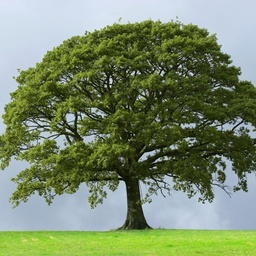
#> input picture notebooks/tree.jpg, 256 x 256 px, shrunk from 600 x 600 before the run
$ jupyter execute rsdv.ipynb
#> lines starting #> are read from the running program, lines starting #| are printed output that depends on the picture
### notebooks/randomizedSVD.py
"""
Implementation of the randomized singular value decomposition.
"""
from numpy.random import randn
from numpy.linalg import qr, svd


def rsvd(A, k, p = 3):
    m, n = A.shape

    # Random matrix from a standard Gaussian distribution
    Omega = randn(n, min(k + p, m))

    # Obtain the n x (k + p) matrix Y = (A)(Omega)
    Y = A @ Omega

    # Get the orthonormal basis Q of Y
    Q, _ = qr(Y, mode='reduced')

    # Get the projection B of A onto span(Q)
    B = Q.T @ A

    # Compute the SVD of B
    U_B, S, Vt = svd(B, full_matrices=False)

    # Project U_B back to the original space
    U = Q @ U_B

    # Return the k first vectors of the SVD
    return U[:, :k], S[:k], Vt[:k, :]

### notebooks/rsdv.ipynb
[cell 1]
import numpy as np
import matplotlib.pyplot as plt
from PIL import Image
from time import time
from randomizedSVD import rsvd

[cell 2]
def rank_k_rsvd_approximation(A, k, p = 5):
    U_k, S_k, Vt_k = rsvd(A, k, p)
    Sigma_k = np.diag(S_k)
    return U_k @ Sigma_k @ Vt_k   # U_k @ (S_k * Vt_k)


def rank_k_svd_approximation(A, k):
    U, S, Vt = np.linalg.svd(A, full_matrices=False)
    return U[:, :k] @ np.diag(S[:k]) @ Vt[:k, :]


def mse(original, approximation):
    return np.mean((original - approximation) ** 2)


def l2_error(A, B):
    _, S, _ = np.linalg.svd(A - B)
    return np.max(S)


def plot_greyscale_matrix(A):
    plt.figure(figsize=(5, 5))
    plt.imshow(A, cmap="gray")
    plt.axis('off')
    plt.show()


def plot_greyscale_comparison(A, B, C, k, t1=None, t2=None):
    fig, (ax1, ax2, ax3) = plt.subplots(1, 3, figsize=(10, 5))

    ax1.imshow(A, cmap="gray")
    ax2.imshow(B, cmap="gray")
    ax3.imshow(C, cmap="gray")

    ax1.set_title(f"Original image\nSize = {A.shape}")
    ax2.set_title(f"Rank {k} RSVD approximation\n t = {t1:.2f}s")
    ax3.set_title(f"Rank {k} SVD approximation\n t = {t2:.2f}s")

    ax1.axis("off")
    ax2.axis("off")
    ax3.axis("off")

    plt.tight_layout()
    plt.show()

$$
\mathbb{E}\|A - QQ^TA\| \le
\left[
1 + \frac{4\sqrt{k+p}}{p-1}\sqrt{\min\{m,n\}}
\right]\sigma_{k+1}
$$

[cell 3]
# Read in image and convert to greyscale matrix
img = Image.open("tree.jpg")
#> img is the input picture: PIL image 256x256 RGB; mean R, G, B 121.3, 137.4, 106.1
img_grey = img.convert("L")
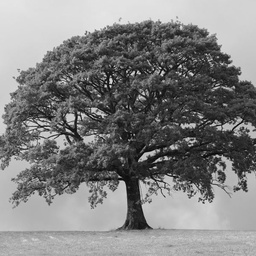
#> img_grey: PIL image 256x256 L; min 3, max 236, mean 129
A = np.array(img_grey)
A.shape
#> Out = (256, 256)

[cell 4]
def svd_error_comparison(A, min_k, max_k):
    error_true = np.zeros(max_k - min_k)
    error_expected = np.zeros(max_k - min_k)

    U, S, Vt = np.linalg.svd(A, full_matrices=False)

    for i, k in enumerate(range(min_k, max_k)):
        # Compute the k-rank approximation
        Ak = U[:, :k] @ np.diag(S[:k]) @ Vt[:k, :]

        # Find the true error (spectral norm)
        ek_true = np.linalg.norm(A - Ak, 2)

        # Find the expected error
        ek_expected = S[k + 1]

        # Results
        error_true[i] = ek_true
        error_expected[i] = ek_expected

    return error_true, error_expected


def rsvd_error_comparison(A, min_k, max_k, p = 5):
#> called with min_k = 50, max_k = 100, p = 50
    n = max_k - min_k
    error_true = np.zeros(n)
    error_expected_1 = np.zeros(n)
    error_expected_2 = np.zeros(n)

    m, n = A.shape
#> m = 256; n = 256
    _, S, _ = np.linalg.svd(A)
#> S = 256 values, max 35453.6 at index 0, min 0.158 at index 255, mean 484.8

    alpha = 4 * np.sqrt(np.min((m, n))) / (p - 1)
#> alpha = 1.31
    beta = 9 * np.sqrt(np.min((m, n)))
#> beta = 144

    for i, k in enumerate(range(min_k, max_k)):
        # Compute the k-rank approximation
        Uk, Sk, Vtk = rsvd(A, k, p)
        Ak = Uk @ np.diag(Sk) @ Vtk

        # Find the true error (spectral norm)
        error_true[i] = np.linalg.norm(A - Ak, 2)

        # Find the expected error
        error_expected_1[i] = (1 + alpha * np.sqrt(k + p)) * S[k + 1]
        error_expected_2[i] = (1 + beta * np.sqrt(k + p)) * S[k + 1]
#> this loop made 50 passes
#> pass 1, in rsvd, `Y = A @ Omega`:
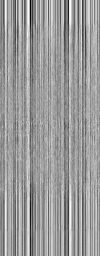
#> Y: shape (256, 100) float64; min -10933.1, max 6835.8, mean -157.5; drawn with min black and max white
#> pass 1, in rsvd, `Q, _ = qr(Y, mode='reduced')`:
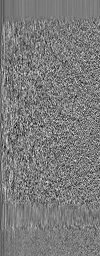
#> Q: shape (256, 100) float64; min -0.286, max 0.301, mean -0.000548; drawn with min black and max white
#> pass 1, in rsvd, `B = Q.T @ A`:
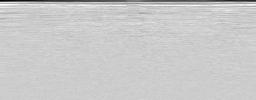
#> B: shape (100, 256) float64; min -2454.2, max 605.3, mean -32.1; drawn with min black and max white
#> pass 1, in rsvd, `U_B, S, Vt = svd(B, full_matrices=False)`:
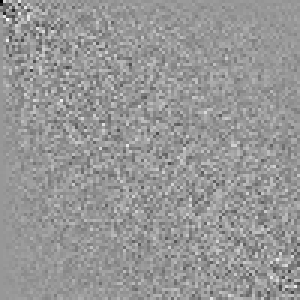
#> U_B: shape (100, 100) float64 (shown 3 times larger); min -0.773, max 0.53, mean -0.000714; drawn with min black and max white
#> after the loop, error_expected_1 = 50 values, max 7183.4 at index 0, min 4165.1 at index 49, mean 5544.9; error_expected_2 = 50 values, max 736157.3 at index 0, min 432344.7 at index 49, mean 571907.5; error_true = 50 values, max 649 at index 1, min 305.8 at index 49, mean 471.6

    return error_true, error_expected_1, error_expected_2

[cell 5]
min_k = 50
max_k = 100
p = 50
e_true_rsvd, e1_expected_rsvd, e2_expected_rsvd = rsvd_error_comparison(A, min_k, max_k, p)
#> e_true_rsvd has the same summary as error_true in rsvd_error_comparison; e1_expected_rsvd has the same summary as error_expected_1 in rsvd_error_comparison; e2_expected_rsvd has the same summary as error_expected_2 in rsvd_error_comparison
e_true_svd, e_expected_svd = svd_error_comparison(A, min_k, max_k)
#> in svd_error_comparison, `U, S, Vt = np.linalg.svd(A, full_matrices=False)`:
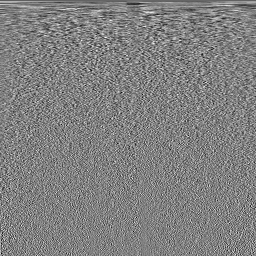
#> Vt: shape (256, 256) float64; min -0.279, max 0.273, mean -0.000295; drawn with min black and max white
#> the loop in svd_error_comparison, `for i, k in enumerate(range(min_k, max_k)):` made 50 passes
#> (ek_true, ek_expected) on passes 1 to 12: (515, 510.9), (510.9, 503.3), (503.3, 497.7), (497.7, 485.4), (485.4, 476.6), (476.6, 465.8), (465.8, 465), (465, 455.1), (455.1, 445.7), (445.7, 438.6), (438.6, 436.1), (436.1, 429.6)
#> pass 1, in svd_error_comparison, `Ak = U[:, :k] @ np.diag(S[:k]) @ Vt[:k, :]`:
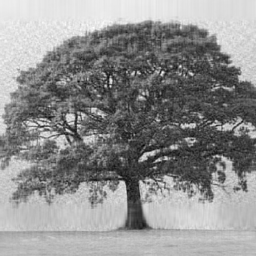
#> Ak: shape (256, 256) float64; min -21.78, max 247.3, mean 129; drawn with min black and max white
#> after the loop in svd_error_comparison, `for i, k in enumerate(range(min_k, max_k)):`: error_expected = 50 values, max 510.9 at index 0, min 245.8 at index 49, mean 360.8; error_true = 50 values, max 515 at index 0, min 249.5 at index 49, mean 366.2
#> e_true_svd has the same summary as error_true in svd_error_comparison; e_expected_svd has the same summary as error_expected in svd_error_comparison

[cell 6]
k_range = range(50, 100)
fig, (ax, ax2) = plt.subplots(1, 2, figsize=(9, 4))
ax.plot(k_range, e_true_svd, label="True error", c='#03071E')
ax.plot(k_range, e_expected_svd, label="Expected error", c='#9D0208', ls='--')
ax.set_title("Error comparison on SVD")
ax.set_ylabel(r"$\ell_2$ operator norm")
ax.set_xlabel(r"$k$ components")

ax2.plot(k_range, np.log(e_true_rsvd), label="True error", c='#03071E')
ax2.plot(k_range, np.log(e1_expected_rsvd), label="Expected error, v1", c='#9D0208', ls='--')
ax2.plot(k_range, np.log(e2_expected_rsvd), label="Expected error, v2", c='#E85D04', ls='-.')
ax2.set_title(f"Error comparison on rSVD, $p$ = {p}")
ax2.set_ylabel(r"$\log(\ell_2)$ operator norm")
ax2.set_xlabel(r"$k$ components")

ax.grid(True)
ax2.grid(True)
ax.legend(loc='upper right')
ax2.legend(loc='upper right')
plt.show()
#> figure, not shown here; panel 1: curve peaks at x = 50, y = 515; panel 1: curve peaks at x = 50, y = 510.9; panel 2: curve peaks at x = 51, y = 6.48; panel 2: curve peaks at x = 50, y = 8.88

$$
\mathbb{E}\|A - QQ^TA\| \le
\left[
1 + \frac{4\sqrt{k+p}}{p-1}\sqrt{\min\{m,n\}}
\right]\sigma_{k+1}
$$

[cell 7]
def gamma(m, n, k, p):
    return 1 + 4 * np.sqrt(k + p) / (p - 1) * np.sqrt(min(m, n))

k_space = [25, 50, 75, 100]
p_space = range(5, 100)
m, n = A.shape
#> m = 256; n = 256

gammas = [[gamma(m, n, k, p) for p in p_space] for k in k_space]

[cell 8]
fig, ax = plt.subplots(1, 1, figsize=(6, 4))

for i, k in enumerate(k_space):
    ax.plot(p_space, gammas[i], label=f"$\\gamma(k={k})$")

ax.set_title("Factor $\\gamma$ versus oversampling $p$")
ax.set_xlabel("Oversampling $p$")
ax.set_ylabel("Factor $\\gamma$")
ax.grid(True)
ax.legend()
fig.tight_layout()
#> figure, not shown here; curve peaks at x = 5, y = 88.64; curve peaks at x = 5, y = 119.7; curve peaks at x = 5, y = 144.1

[cell 9]
def comparison_pipeline(A, k):
    # Find k-rank approximation using RSVD
    t0 = time()
    A_k = rank_k_rsvd_approximation(A, k)
    dt1 = time() - t0

    # Find k-rank approximation using SVD
    t0 = time()
    A_k_svd = rank_k_svd_approximation(A, k)
    dt2 = time() - t0

    # Compare the images
    plot_greyscale_comparison(A, A_k, A_k_svd, k, dt1, dt2)

[cell 10]
def mse_and_time_algorithm(A, k, algorithm):
    # Time the algorithm
    t0 = time()
    A_k = algorithm(A, k)
    dt = time() - t0

    # Compute the MSE
    mse_k = mse(A, A_k)
    return mse_k, dt

k_range = range(10, 250)

SVD_MSE = []
RSVD_MSE = []
SVD_time = []
RSVD_time = []

# rank k SVD
for k in k_range:
    mse_k, dt_k = mse_and_time_algorithm(A, k, rank_k_svd_approximation)
    SVD_MSE.append(mse_k)
    SVD_time.append(dt_k)
#> this loop made 240 passes
#> (mse_k, dt_k) on passes 1 to 3: (596.9, 0.0308), (565.3, 0.0316), (535.5, 0.0316)
#> after the loop, SVD_MSE = 240 values, max 596.9 at index 0, min 2.38e-05 at index 239, mean 67.21; SVD_time = 240 values, max 0.0319 at index 124, min 0.0177 at index 119, mean 0.0231

# rank k RSVD
for k in k_range:
    mse_k, dt_k = mse_and_time_algorithm(A, k, rank_k_rsvd_approximation)
    RSVD_MSE.append(mse_k)
    RSVD_time.append(dt_k)
#> this loop made 240 passes
#> (mse_k, dt_k) on passes 1 to 3: (949.3, 0.00626), (851.8, 0.00657), (906.5, 0.00616)
#> pass 1, in mse_and_time_algorithm (call 241), `A_k = algorithm(A, k)`:
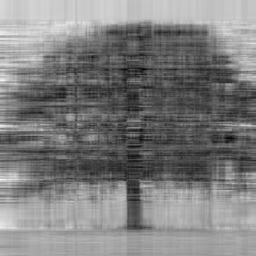
#> A_k: shape (256, 256) float64; min -26.64, max 286.3, mean 128.6; drawn with min black and max white

[cell 11]
fig, (ax, ax2) = plt.subplots(1, 2, figsize=(9, 4))
ax.plot(k_range, SVD_MSE, label="SVD", c='b')
ax.plot(k_range, RSVD_MSE, label="RSVD", c='r')
ax.set_title("Reconstruction MSE")
ax.set_ylabel("MSE")
ax.set_xlabel("k components")

ax2.plot(k_range, SVD_time, label="SVD", c='b')
ax2.plot(k_range, RSVD_time, label="RSVD", c='r')
ax2.set_title("Computation time")
ax2.set_ylabel("time [s]")
ax2.set_xlabel("k components")

ax.grid(True)
ax2.grid(True)
ax.legend()
ax2.legend()
plt.savefig("../figures/SVD_vs_rSVD.jpg")
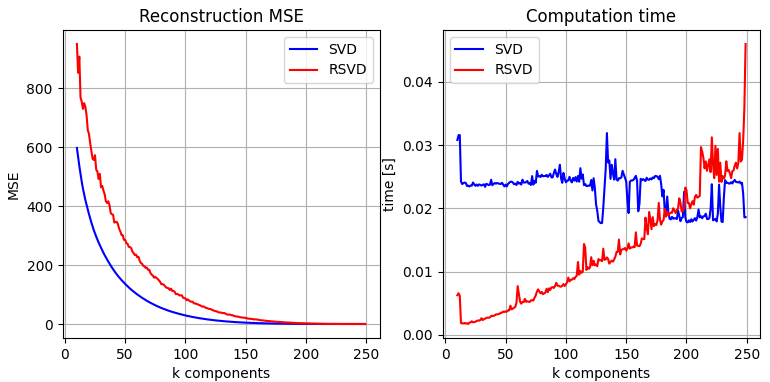
#> figure drawn by matplotlib, 2 panels; panel 1: curve peaks at x = 10, y = 596.9; panel 1: curve peaks at x = 10, y = 949.3; panel 2: curve peaks at x = 134, y = 0.0319; panel 2: curve peaks at x = 249, y = 0.046
plt.show()

[cell 12]
comparison_pipeline(A, 10)
#> in comparison_pipeline, `A_k = rank_k_rsvd_approximation(A, k)`:
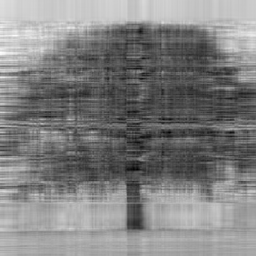
#> A_k: shape (256, 256) float64; min -29.97, max 284.5, mean 128.8; drawn with min black and max white
